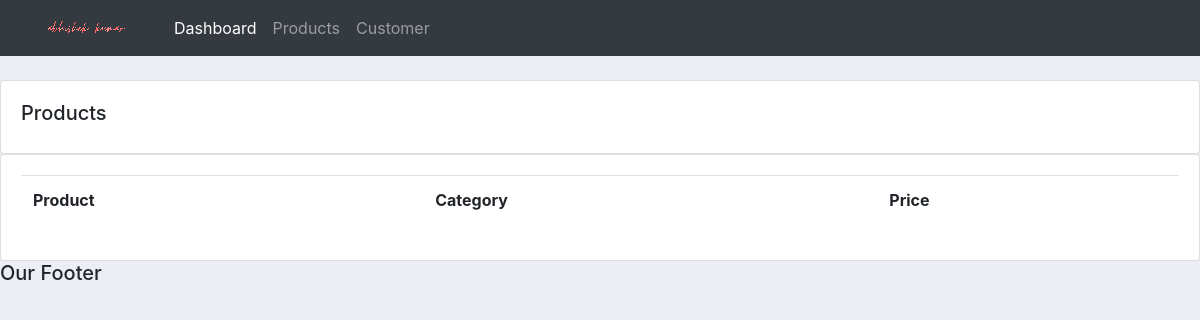
Before: /products/ with the older database file.
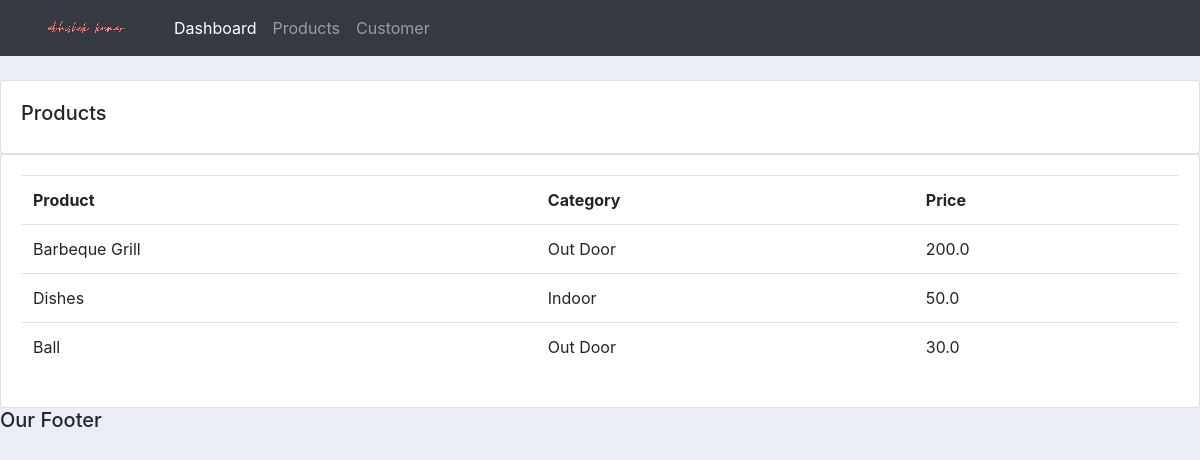
After: the same page with the newer database file.
### accounts/models.py (models this page shows, shortened)
class Product(models.Model):
    CATEGORY = (
        ('Indoor', 'Indoor'),
        ('Out Door', 'Out Door'),
    )
    name = models.CharField(max_length=200, null=True)
    price = models.FloatField(null=True)
    category = models.CharField(max_length=200, null=True, choices=CATEGORY)
    description = models.CharField(max_length=200, null=True, blank=True)
    date_created = models.DateTimeField(auto_now_add=True, null=True)
    tags = models.ManyToManyField(Tag)

### accounts/views.py (the view)
# urls.py: path('products/', views.products),
def products(request):
    products = Product.objects.all()
    return render(request, 'accounts/products.html', {'products':products})

### accounts/templates/accounts/products.html
{% extends 'accounts/main.html' %}
{% block content %}
<br>
		<div class="row">
			<div class="col-md">
				<div class="card card-body">
					<h5>Products</h5>
				</div>
				<div class="card card-body">
					<table class="table">
						<tr>
							<th>Product</th>
							<th>Category</th>
							<th>Price</th>
						</tr>
						{% for i in products %}
							<tr>
								<td>{{i.name}}</td>
								<td>{{i.category}}</td>
								<td>{{i.price}}</td>
							</tr>
						{% endfor %}
					</table>
				</div>
			</div>
		</div>
{% endblock %}

Changed rows visible on the page:
added Product: name "Barbeque Grill", category "Out Door", price "200.0"
added Product: name "Dishes", category "Indoor", price "50.0"
added Product: name "Ball", category "Out Door", price "30.0"
